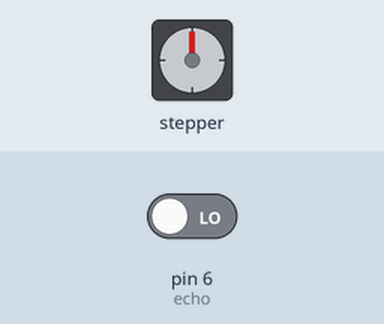
The sketch below on a simulated Arduino Uno, built with avr-gcc and run on an emulated ATmega328P. Shown: stepper motor. Wiring (inferred from the names in the program): stepper motor (2048 steps per turn assumed): coils pin 8, pin 9, pin 10, pin 11. Inputs (shaded band) come from the test bench; at power-on: pin 6 (echo) LOW. What the sketch prints to the serial monitor is not drawn.

Above: at 0.05 s.
Timing chart, 0 to 15.9 s (numbered marks = the images above):
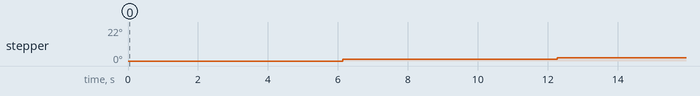

The sketch:

Codigo_BB-8.ino
```cpp
int bob_1=8;
int bob_2=9;
int bob_3=10;
int bob_4=11;
int trigger=7;
int echo=6;
long distancia;
long tiempo;
int paso_avance [4] [4]= //1paso enciende las 4 bobinas 1 vez
  {
  {1,0,0,0},
  {0,1,0,0},
  {0,0,1,0},
  {0,0,0,1}
  };
 int paso_retroceso [4] [4]=
  {
  {0,0,0,1},
  {0,0,1,0},
  {0,1,0,0},
  {1,0,0,0}
  };


void setup() {
  Serial.begin(9600);
  pinMode(bob_1,OUTPUT);
  pinMode(bob_2,OUTPUT);
  pinMode(bob_3,OUTPUT);
  pinMode(bob_4,OUTPUT);
  pinMode(trigger,OUTPUT);
  pinMode(echo,INPUT);
}


void loop() {
  for (int i=0; i < 512/2; i++)
  {
    for (int i=0; i < 4; i++) {
      digitalWrite(bob_1,paso_avance[i][0]);
      digitalWrite(bob_2,paso_avance[i][1]);
      digitalWrite(bob_3,paso_avance[i][2]);
      digitalWrite(bob_4,paso_avance[i][3]);
       delay(10);
       distancia=calculo_distancia();
       Serial.print(distancia);
       Serial.println(" cm");

    }
  }
  for (int i=0; i < 512; i++)
  {
    for (int i=0; i < 4; i++) {

      digitalWrite(bob_1,paso_retroceso[i][0]);
      digitalWrite(bob_2,paso_retroceso[i][1]);
      digitalWrite(bob_3,paso_retroceso[i][2]);
      digitalWrite(bob_4,paso_retroceso[i][3]);
       delay(10);
       distancia=calculo_distancia();
       Serial.print(distancia);
       Serial.println(" cm");
    }
  }
}
int calculo_distancia () {
         digitalWrite(trigger, LOW);
         delay(2);
         digitalWrite(trigger, HIGH);
         delay(10);
         digitalWrite(trigger, LOW);
         tiempo = pulseIn(echo, HIGH);
         distancia = tiempo*10 / 292/ 2;
  return distancia;
}
```
